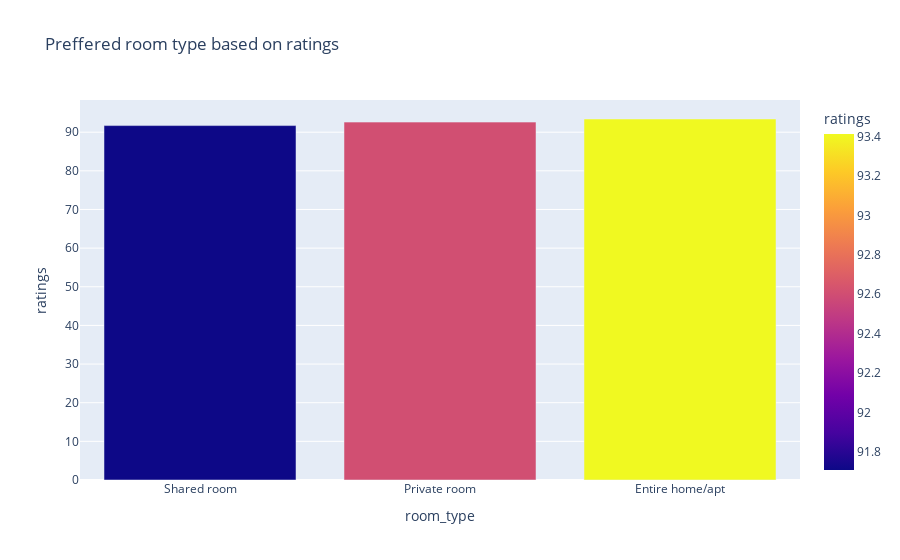

Notebook cell for this chart:
### Code cell
rev_df = df.groupby('room_type',as_index=False)['ratings'].mean().sort_values(by='ratings')
fig = px.bar(data_frame=rev_df,x='room_type',y='ratings',color='ratings',title="Preffered room type based on ratings")
fig.show()

### Figure 1 — Plotly figure (JSON) as saved in the notebook; plotly's stock layout.template omitted (floating-point values rounded to 4 significant figures)
{"data": [{"alignmentgroup": "True", "hovertemplate": "room_type=%{x}<br>ratings=%{marker.color}<extra></extra>", "legendgroup": "", "marker": {"color": [91.71, 92.61, 93.41], "coloraxis": "coloraxis", "pattern": {"shape": ""}}, "name": "", "offsetgroup": "", "orientation": "v", "showlegend": false, "textposition": "auto", "type": "bar", "x": ["Shared room", "Private room", "Entire home/apt"], "xaxis": "x", "y": [91.71, 92.61, 93.41], "yaxis": "y"}], "layout": {"autosize": true, "barmode": "relative", "coloraxis": {"colorbar": {"title": {"text": "ratings"}}, "colorscale": [[0, "#0d0887"], [0.1111, "#46039f"], [0.2222, "#7201a8"], [0.3333, "#9c179e"], [0.4444, "#bd3786"], [0.5556, "#d8576b"], [0.6667, "#ed7953"], [0.7778, "#fb9f3a"], [0.8889, "#fdca26"], [1, "#f0f921"]]}, "legend": {"tracegroupgap": 0}, "title": {"text": "Preffered room type based on ratings"}, "xaxis": {"anchor": "y", "autorange": true, "domain": [0, 1], "range": [-0.5, 2.5], "title": {"text": "room_type"}, "type": "category"}, "yaxis": {"anchor": "x", "autorange": true, "domain": [0, 1], "range": [0, 98.33], "title": {"text": "ratings"}, "type": "linear"}}}
